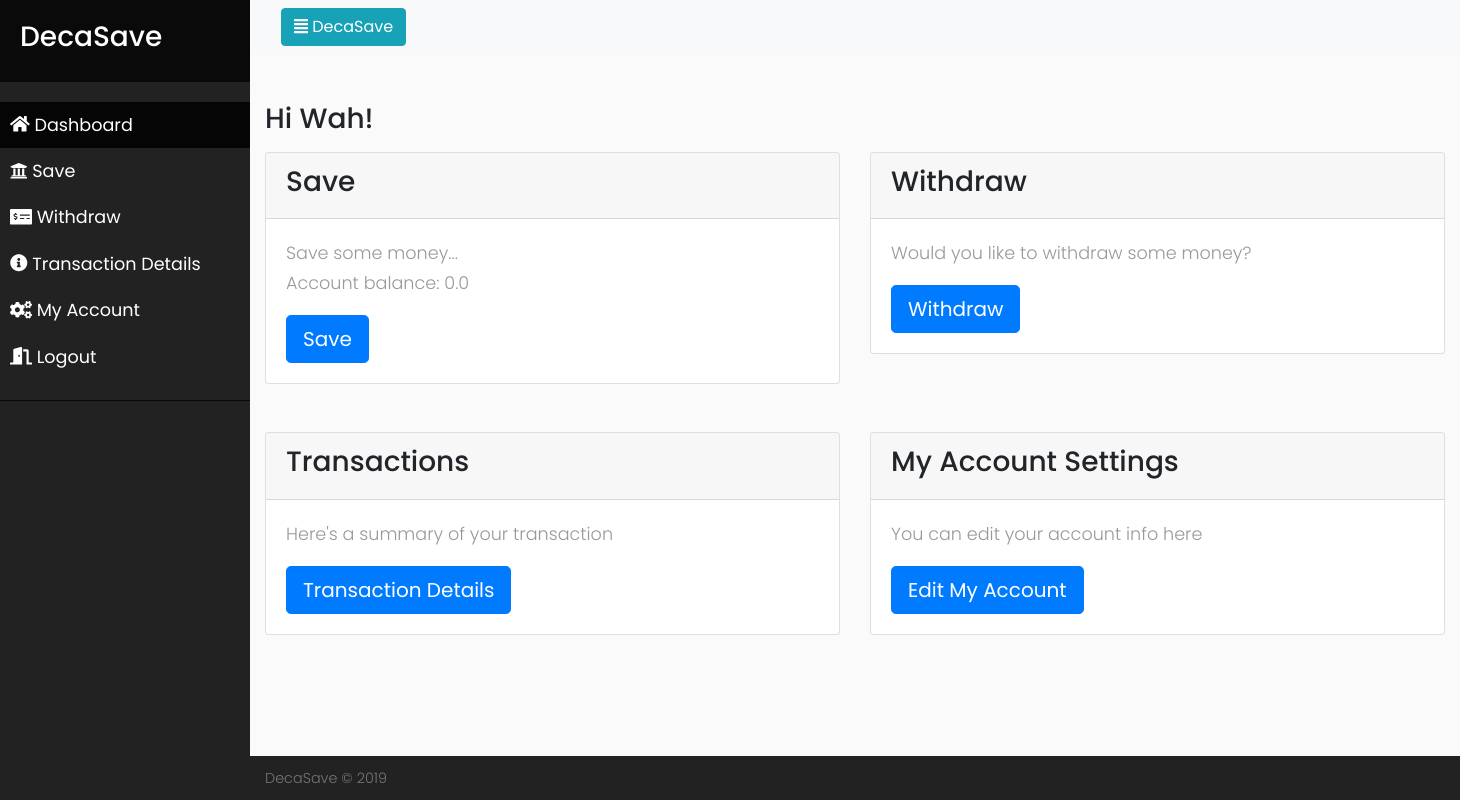
The page /user-dashboard (signed in) on the database as committed earlier.
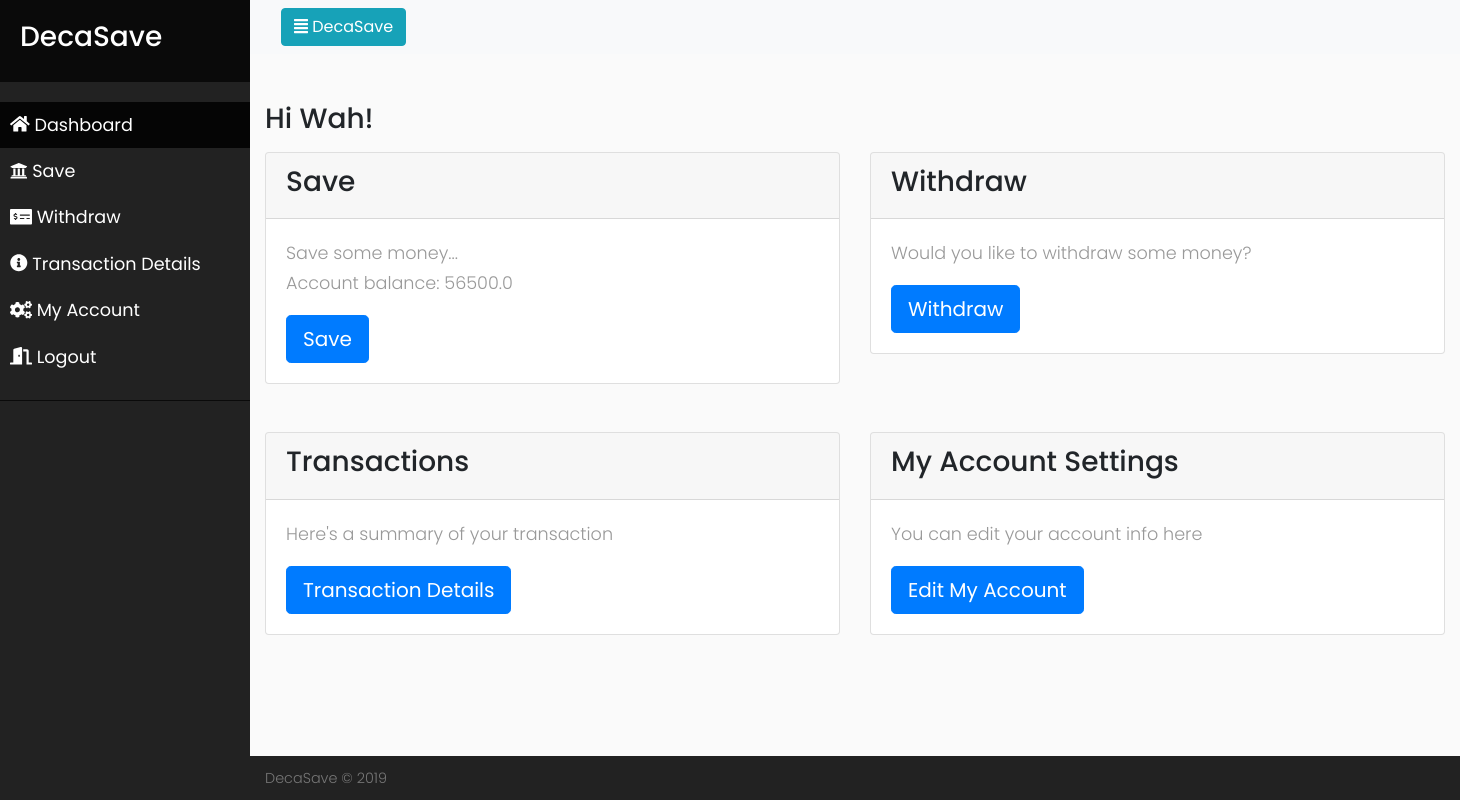
The same page on the database as committed later.
### tables this page shows
CREATE TABLE 'users'('id' INTEGER NOT NULL PRIMARY KEY AUTOINCREMENT, 'firstname' TEXT NOT NULL, 'lastname' TEXT NOT NULL, 'email' TEXT NOT NULL, 'bank' TEXT NOT NULL, 'account_no' TEXT NOT NULL, 'phone_number' TEXT NOT NULL, 'hash' TEXT NOT NULL, 'deca_accountno' VARCHAR (10) NOT NULL DEFAULT "", 'balance' REAL (20) NOT NULL DEFAULT '');

### application.py (the view)
@app.route("/user-dashboard", methods=["GET", "POST"])
@login_required
def user_dashboard():
    if request.method == "GET":
        userDetails = db.execute("SELECT * FROM users WHERE id= :id", id=session["user_id"])
        return render_template("user-dashboard.html", userDetails=userDetails)

### application.py (called while the page is built)
@app.after_request
def after_request(response):
    response.headers["Cache-Control"] = "no-cache, no-store, must-revalidate"
    response.headers["Expires"] = 0
    response.headers["Pragma"] = "no-cache"
    return response

### helpers.py (called while the page is built)
def login_required(f):
    @wraps(f)
    def decorated_function(*args, **kwargs):
        if session.get("user_id") is None:
            return redirect("/login")
        return f(*args, **kwargs)
    return decorated_function

### templates/user-dashboard.html (shortened to what this page needs)
{% extends "dashboard-layout.html" %}
  {% block main %}
  <div class="mt-5">
    <div class="container-fluid">
      <h3 class="mb-3">Hi {{ userDetails[0]["firstname"] }}!</h3>
      <div class="row">
        <div class="col-lg-6 mb-5">
          <div class="card">
            <div class="card-header">
              <h3>Save</h3>
            </div>
            <div class="card-body">
              <p>Save some money...<br>Account balance: {{ userDetails[0]['balance'] }}</p>
              <a href="/save" class="btn btn-primary btn-lg">Save</a>
            </div>
          </div>
        </div>
        <div class="col-lg-6 mb-5">
          <div class="card">
            <div class="card-header">
              <h3>Withdraw</h3>
            </div>
            <div class="card-body">
              <p>Would you like to withdraw some money?</p>
              <a href="/withdraw" class="btn btn-primary btn-lg">Withdraw</a>
            </div>
          </div>
        </div>
        <div class="col-lg-6">
          <div class="card">
            <div class="card-header">
              <h3>Transactions</h3>
            </div>
            <div class="card-body">
              <p>Here's a summary of your transaction</p>
              <a href="/transactions" class="btn btn-primary btn-lg">Transaction Details</a>
            </div>
          </div>
        </div>
        <div class="col-lg-6">
          <div class="card">
            <div class="card-header">
              <h3>My Account Settings</h3>
            </div>
            <div class="card-body">
              <p>You can edit your account info here</p>
              <a href="/my-account" class="btn btn-primary btn-lg">Edit My Account</a>
            </div>
          </div>
        </div>
      </div>
    </div>
  </div>
  {% endblock main %}

### templates/dashboard-layout.html (shortened to what this page needs)
<!DOCTYPE html>
<html>
<head>
  <link rel="stylesheet" href="https://stackpath.bootstrapcdn.com/bootstrap/4.1.0/css/bootstrap.min.css">
  <link rel="stylesheet" href="../static/css/style.dash.css">
</head>
<body>
  <div class="wrapper">
    <nav id="sidebar">
      <div class="sidebar-header">
        <h3><a href="/">DecaSave</a></h3>
      </div>
      <ul class="list-unstyled components">
        <li class="active"><a href="/user-dashboard"><i class="fas fa-home"></i> Dashboard</a></li>
        <li><a href="/save"><i class="fas fa-university"></i> <span class="link-name">Save</span></a></li>
        <li><a href="/withdraw"><i class="fas fa-money-check-alt"></i> Withdraw</a></li>
        <li><a href="/transactions"><i class="fas fa-info-circle"></i> <span class="link-name">Transaction Details</span></a></li>
        <li><a href="/my-account"><i class="fas fa-cogs"></i> <span class="link-name">My Account</span></a></li>
        <li><a href="/"><i class="fas fa-door-open"></i> <span class="link-name">Logout</span></a></li>
      </ul>
    </nav>
    <div id="content">
      <nav class="navbar navbar-expand-lg navbar-light bg-light">
        <div class="container-fluid">
          <button type="button" id="sidebarCollapse" class="btn btn-info">
            <i class="fas fa-align-justify" aria-hidden="true"></i>
            <span>DecaSave</span>
          </button>
        </div>
      </nav>
      {% block main %}{% endblock %}
      <footer class="main-footer">
        <div class="container-fluid">
          <div class="row">
            <div class="col-sm-6">
              <p>DecaSave &copy; 2019</p>
            </div>
          </div>
        </div>
      </footer>
    </div>
  </div>
</body>
</html>

### static/css/style.dash.css (style rules this page uses)
body { font-family: 'Poppins', sans-serif; background: #fafafa; }
p { font-family: 'Poppins', sans-serif; font-size: 1.1em; font-weight: 300; line-height: 1.7em; color: #999; }
a, a:hover, a:focus { color: inherit; text-decoration: none; transition: all 0.3s; }
#sidebar { background: #222; color: #fff; transition: all 0.3s; min-width: 250px; max-width: 250px; min-height: 100vh; }
#sidebar .sidebar-header { padding: 20px; background: rgb(10, 10, 10); }
#sidebar ul.components { padding: 20px 0; border-bottom: 1px solid rgb(10, 10, 10); }
#sidebar ul li a { padding: 10px; font-size: 1.1em; display: block; }
#sidebar ul li.active > a, a[aria-expanded="true"] { color: #fff; background: #050505; }
.wrapper { display: flex; width: 100%; align-items: stretch; }
footer.main-footer { position: absolute; width: 100%; bottom: 0; background: #222; padding: 10px 0; }
footer.main-footer p { font-size: 0.7em; color: #777; margin: 0; }
@media (min-width: 768px) { footer.main-footer p { font-size: 0.9em; } }

Rows that differ between the two databases and show on the page:
changed users "Wah": balance "0.0" → "56500.0"
